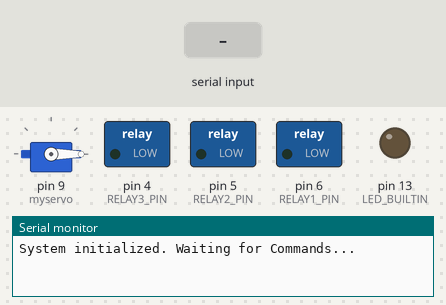
Bench run of a sketch on a simulated Arduino Uno, built with avr-gcc and run on an emulated ATmega328P. Parts: servo, switched loads named in the sketch (green lamp = pin HIGH), output pins drawn as LEDs (lit = HIGH), the last lines printed to the serial monitor. The inputs (shaded band) are chosen by the test bench.

Above: at 1.2 s.
1.3 s: "lamp\n" received over Serial
At 1.8 s:
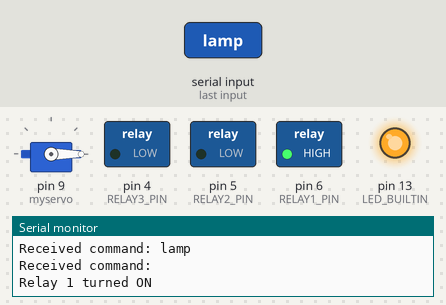
2.8 s: "fun\n" received over Serial
At 4.0 s:
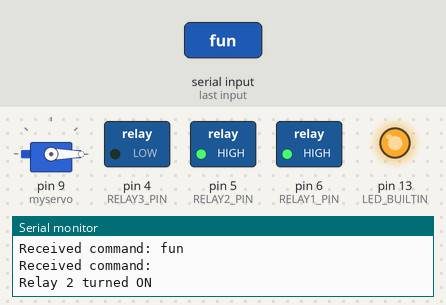
4.3 s: "offline one\n" received over Serial
At 4.6 s:
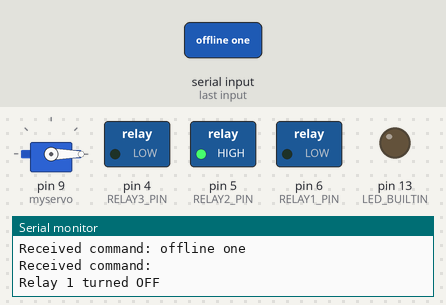
5.8 s: "lights\n" received over Serial
At 6.5 s:
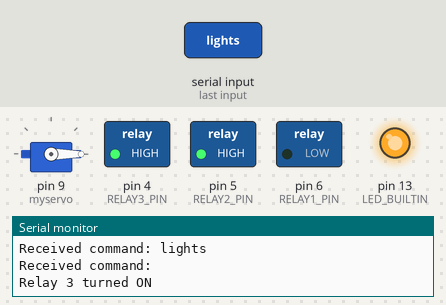
7.3 s: "offline 2\n" received over Serial
At 7.9 s:
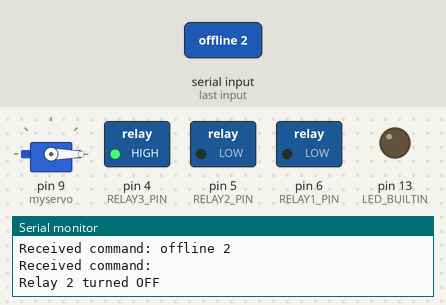
8.8 s: "all on\n" received over Serial
At 10.0 s:
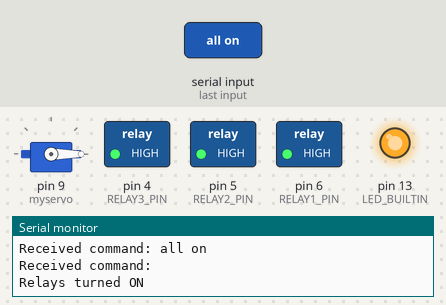
Timing chart, 0 to 11.3 s (numbered marks = the images above; inputs shaded):
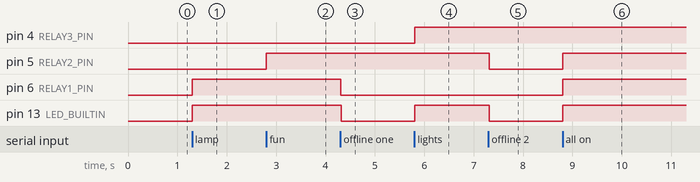

Measured:
- after the input at 1.3 s, pin 6 (RELAY1_PIN), pin 13 (LED_BUILTIN): LOW → HIGH at once
- after the input at 2.8 s, pin 5 (RELAY2_PIN): LOW → HIGH at once
- after the input at 4.3 s, pin 6 (RELAY1_PIN), pin 13 (LED_BUILTIN): HIGH → LOW at once
- after the input at 5.8 s, pin 4 (RELAY3_PIN), pin 13 (LED_BUILTIN): LOW → HIGH at once
- after the input at 7.3 s, pin 5 (RELAY2_PIN), pin 13 (LED_BUILTIN): HIGH → LOW at once
- after the input at 8.8 s, pin 5 (RELAY2_PIN), pin 6 (RELAY1_PIN), pin 13 (LED_BUILTIN): LOW → HIGH at once

The sketch:

sketch_jan31a.ino
```cpp
#include <Servo.h>

Servo myservo;  // create Servo object to control a servoServo myservo
// twelve Servo objects can be created on most boards

int pos = 0;    // variable to store the servo position
int command = ""; // variable for voice command

const int RELAY1_PIN = 6;  // Pin number for RELAY 1
const int RELAY2_PIN = 5;  // Pin number for RELAY 2
const int RELAY3_PIN = 4;  // Pin number for RELAY 3

void setup() {
  myservo.attach(9);  // attaches the servo on pin 9 to the Servo object
   myservo.write(0);   // Ensure that servo starts at 0 degrees

  // Initialize relay PINS as OUTPUT
  pinMode(RELAY1_PIN, OUTPUT);
  pinMode(RELAY2_PIN, OUTPUT);
  pinMode(RELAY3_PIN, OUTPUT);

  // Set all relays to OFF initially
  digitalWrite(RELAY1_PIN, LOW);
  digitalWrite(RELAY2_PIN, LOW);
  digitalWrite(RELAY3_PIN, LOW);

  // Set up built-in LED for visual feedback
  pinMode(LED_BUILTIN, OUTPUT);
  digitalWrite(LED_BUILTIN, LOW);

  Serial.begin(9600);  // Start serial communication at 9600 baud rate
  Serial.println("System initialized. Waiting for Commands...");
}

void loop() {
 if (Serial.available()) {
  String command = Serial.readStringUntil('\n'); // Read the incoming command
  command.trim();  // Remove extra spaces or newlines
    command.toLowerCase();  // Convert to lowercase for consistent comparison
    Serial.println("Received command: " + command);

  // Process the voice
  while(Serial.available()){
  char c = Serial.read();
  if (c == "\n") break; //End of command
  command+=c;}

  // Print received command for debugging
  Serial.println("Received command: ");

  if (command == "lamp") {
    digitalWrite(RELAY1_PIN, HIGH);  // Turn on RELAY 1
    Serial.println("Relay 1 turned ON");
    digitalWrite(LED_BUILTIN, HIGH);
  } else if (command == "offline one") {
    digitalWrite(RELAY1_PIN, LOW);  // Turn off RELAY 1
    Serial.println("Relay 1 turned OFF");
    digitalWrite(LED_BUILTIN, LOW);
  } else if (command == "fun") {
    digitalWrite(RELAY2_PIN, HIGH);  // Turn on RELAY 2
     Serial.println("Relay 2 turned ON");
     digitalWrite(LED_BUILTIN, HIGH);
  } else if (command == "offline 2") {
     digitalWrite(RELAY2_PIN, LOW);  // Turn off RELAY 2
      Serial.println("Relay 2 turned OFF");
     digitalWrite(LED_BUILTIN, LOW);
  } else if (command == "lights") {
     digitalWrite(RELAY3_PIN, HIGH);  // Turn on RELAY 3
      Serial.println("Relay 3 turned ON");
     digitalWrite(LED_BUILTIN, HIGH);
  } else if (command == "offline 3") {
    digitalWrite(RELAY3_PIN, LOW);  // Turn off RELAY 3
     Serial.println("Relay 3 turned OFF");
    digitalWrite(LED_BUILTIN, LOW);
  } else if(command == "all on") {
    // Turn on all RELAY PINS
    digitalWrite(RELAY1_PIN, HIGH);
    digitalWrite(RELAY2_PIN, HIGH);
    digitalWrite(RELAY3_PIN, HIGH);
    digitalWrite(LED_BUILTIN, HIGH);
    Serial.println("Relays turned ON");

  } else if(command == "all off") {
    // Turn off all RELAY PINS
    digitalWrite(RELAY1_PIN, LOW);
    digitalWrite(RELAY2_PIN, LOW);
    digitalWrite(RELAY3_PIN, LOW);
    digitalWrite(LED_BUILTIN, LOW);
     Serial.println("Relays turned OFF");

   }else if (command == "open door") {
  for (pos = 0; pos <= 180; pos += 1)  // goes from 0 degrees to 180 degrees
    // in steps of 1 degree
    myservo.write(pos);              // tell servo to go to position in variable 'pos'
    delay(15);                        // waits 15 ms for the servo to reach the position
    Serial.println("Door opened");
    digitalWrite(LED_BUILTIN, HIGH);
    delay(1000);  // Wait 10 seconds before closing
   } else if (command == "close door"){
    Serial.println("Door closed");
    digitalWrite(LED_BUILTIN, LOW);
    for (pos = 180; pos >= 0; pos -= 1) {
      myservo.write(pos);
      delay(15);
    }
  }
}
}
```
